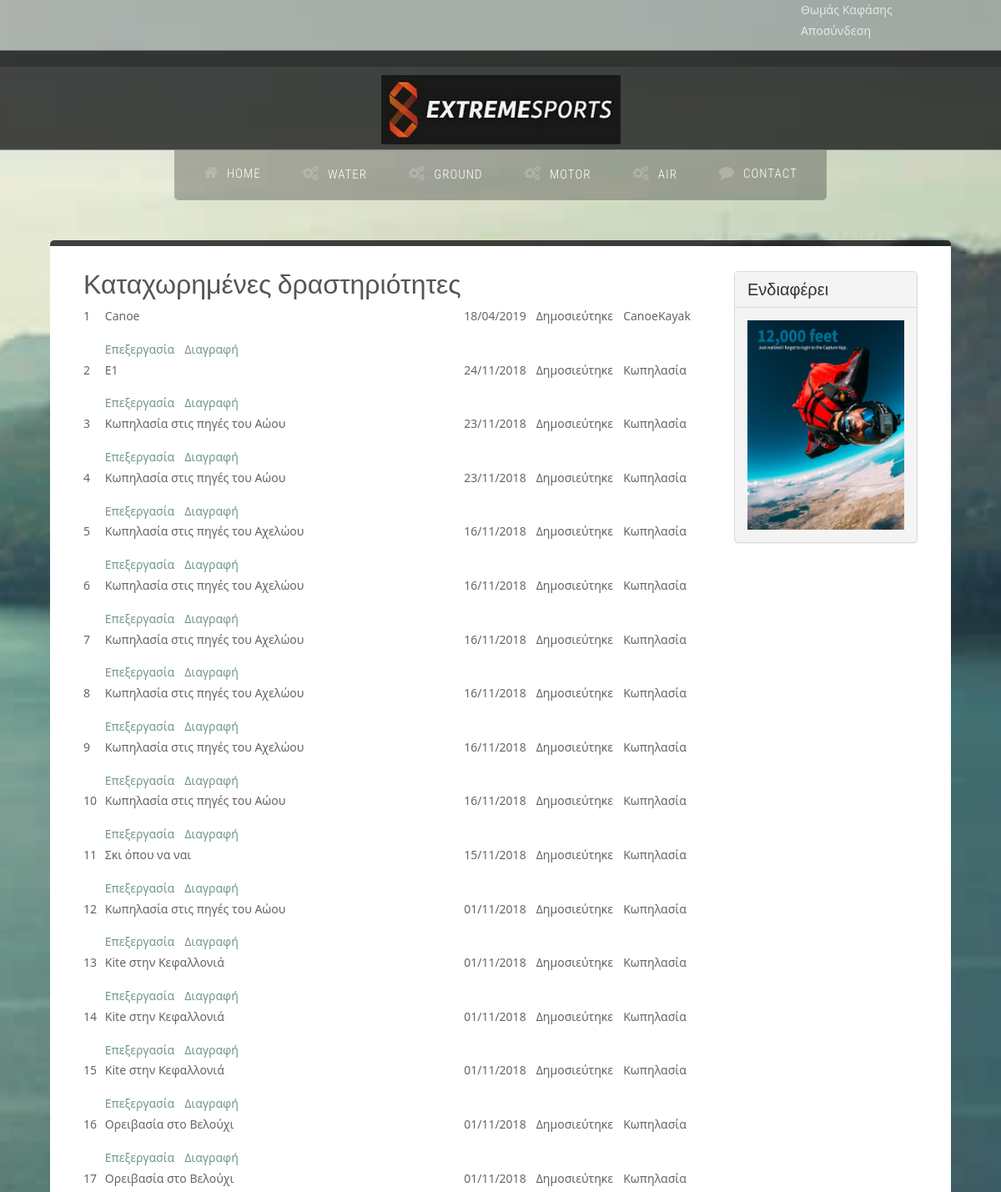
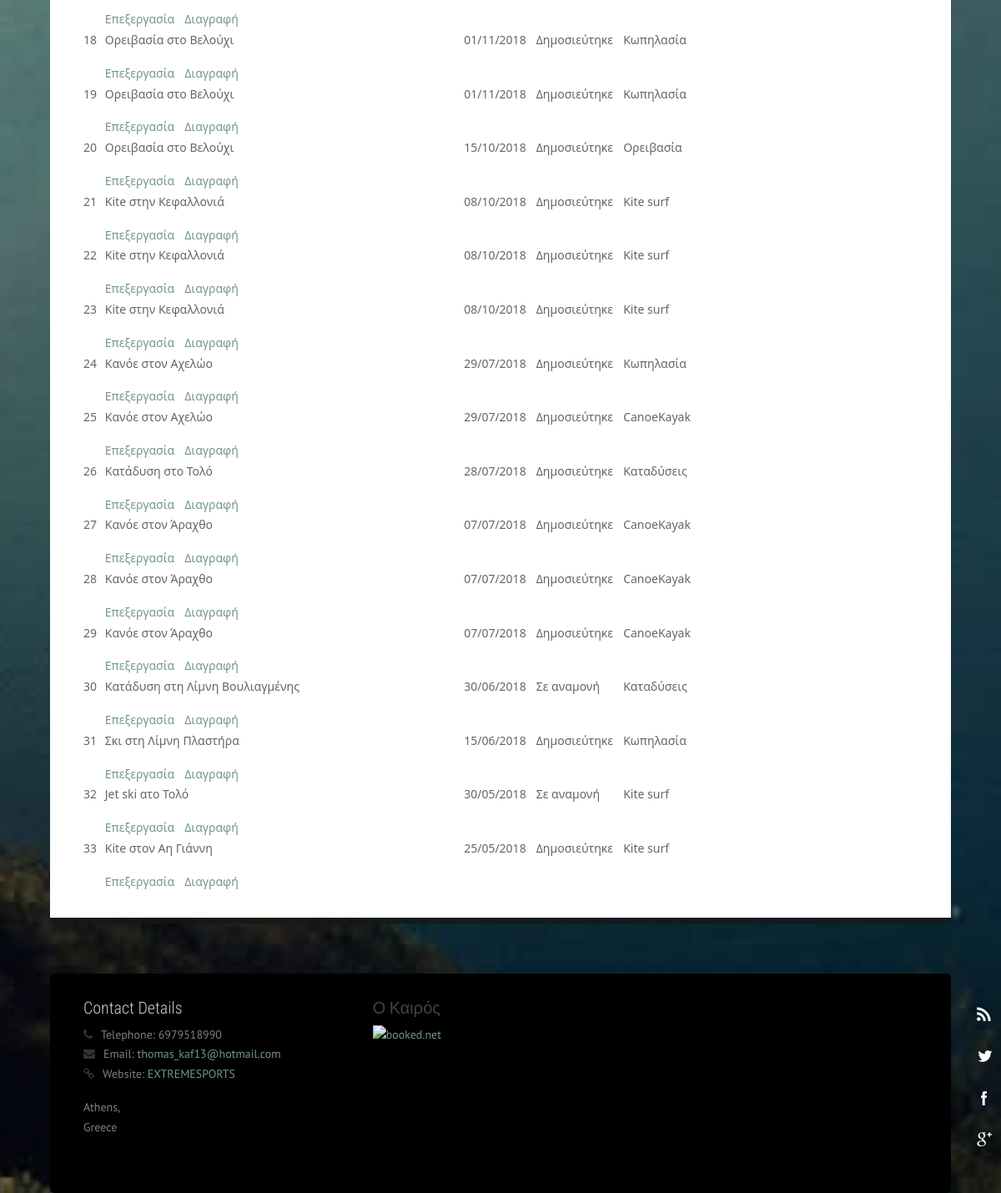
The app's page /eventlist.php (signed in) with its own data (2 pictures, top to bottom).
### tables this page shows
CREATE TABLE `categories` (
  `cat_id` int(11) NOT NULL,
  `cat_name` varchar(25) NOT NULL,
  `cat_sorter` varchar(3) DEFAULT NULL
);

CREATE TABLE `events` (
  `ev_id` int(11) NOT NULL,
  `ev_name` varchar(800) NOT NULL,
  `ev_description` varchar(3000) NOT NULL,
  `ev_startdate` date NOT NULL,
  `ev_enddate` date NOT NULL,
  `ev_place` varchar(60) NOT NULL,
  `ev_published` tinyint(2) NOT NULL,
  `ev_lat` decimal(25,22) NOT NULL,
  `ev_lon` decimal(25,22) NOT NULL,
  `ev_cost` decimal(5,3) DEFAULT NULL,
  `ev_sorter` varchar(3) NOT NULL,
  `ev_subcat` int(2) DEFAULT NULL
);

CREATE TABLE `ads` (
  `ad_id` int(11) NOT NULL,
  `ad_caption` varchar(255) DEFAULT NULL,
  `ad_image` varchar(45) DEFAULT NULL,
  `ad_featured` tinyint(4) DEFAULT '0'
);

### eventlist.php (the view, shortened to what this page needs)
<?php
	include 'includes/functions.php';
?>
<!DOCTYPE html>
<html lang="en">
    <head>
        <link rel="stylesheet" href="assets/css/bootstrap.css" rel="stylesheet">
        <link rel="stylesheet" href="assets/css/animate.css" rel="stylesheet">
        <link rel="stylesheet" href="assets/css/font-awesome.css" rel="stylesheet">
        <link rel="stylesheet" href="assets/css/nexus.css" rel="stylesheet">
        <link rel="stylesheet" href="assets/css/responsive.css" rel="stylesheet">
        <link rel="stylesheet" href="assets/css/custom.css" rel="stylesheet">
    </head>
    <body>
        <div id="body-bg">
			<?php
				require_once ('loggedinfo.php');
			?>
            <ul class="social-icons pull-right hidden-xs">
                <li class="social-rss">
                    <a href="#" target="_blank" title="RSS"></a>
                </li>
                <li class="social-twitter">
                    <a href="https://twitter.com/?lang=en" target="_blank" title="Twitter"></a>
                </li>
                <li class="social-facebook">
                    <a href="https://www.facebook.com/" target="_blank" title="Facebook"></a>
                </li>
                <li class="social-googleplus">
                    <a href="#" target="_blank" title="GooglePlus"></a>
                </li>
            </ul>
            <div id="pre-header" class="container" style="height: 60px">
            </div>
            <div id="header">
                <div class="container">
                    <div class="row">
                        <div class="logo">
                            <a href="index.php" title="">
                                <img src="assets/img/Extreme-Sports.jpg" alt="Logo" />
                            </a>
                        </div>
                    </div>
                </div>
            </div>
            <div id="hornav" class="container no-padding">
                <div class="row">
                    <div class="col-md-12 no-padding">
                        <div class="text-center visible-lg">
                            <ul id="hornavmenu" class="nav navbar-nav">
                                <li>
                                    <a href="index.php" class="fa-home">Home</a>
                                </li>
								<?php
									require_once ('headmenu.php');
								?>
                                <li>
                                    <a href="contact.php" class="fa-comment">Contact</a>
                                </li>
                            </ul>
                        </div>
                    </div>
                </div>
            </div>
            <div id="post_header" class="container" style="height: 40px">
            </div>
            <div id="content-top-border" class="container">
            </div>
            <div id="content">
                <div class="container background-white">
                    <div class="row margin-vert-30">
                        <div class="col-md-9">
                            <div class="headline">
                                <h2>Καταχωρημένες δραστηριότητες</h2>
                            </div>
							<?php
								$conn = Connect();
								$strSQL = " select 		events.ev_id, events.ev_name, events.ev_startdate,
														events.ev_published, pub_status.ps_name, sub_categories.scat_name
											from 		events
														inner join sub_categories on events.ev_subcat = sub_categories.scat_id
														inner join pub_status on events.ev_published = pub_status.ps_id
											order by 	events.ev_startdate desc";
								$result = mysqli_query($conn, $strSQL);
								if ($result)
								{
									echo "<table id=\"InfoTable\">";
									while ($row = mysqli_fetch_array($result,MYSQLI_ASSOC))
									{
										echo "<tr>";
										$ev_id = $row['ev_id'];
										echo "    <td id=\"DataArea\" style=\"width: 3%;\">";
										echo "    </td>";
										echo "    <td id=\"DataArea\" style=\"width: 50%; vertical-align: bottom;\">";
										echo "<a href=\"editevent.php?id=$ev_id\" class=\"CommandText\">Επεξεργασία</a>";
										echo "<a href=\"deleteevent.php?id=$ev_id\" class=\"CommandText\">Διαγραφή</a>";
										echo "    </td>";
										echo "    <td id=\"DataArea\" style=\"width: 10%;\">";
										echo "    </td>";
										echo "    <td id=\"DataArea\" style=\"width: 10%;\">";
										echo "    </td>";
										echo "    <td id=\"DataArea\" style=\"width: 10%\">";
										echo "    </td>";
										echo "</tr>";
									}
									echo "</table>";
								}
							?>
                        </div>
                        <div class="col-md-3">
                            <div class="panel panel-default">
                                <div class="panel-heading">
                                    <h3 class="panel-title">Ενδιαφέρει</h3>
                                </div>
                                <div class="panel-body">
								<?php
									require_once ('ads.php');
								?>
                                </div>
                            </div>
                        </div>
                    </div>
                </div>
            </div>
			<?php
				include 'xtremefooter.php';
			?>
    </body>
</html>

### headmenu.php (shortened to what this page needs)
<?php
	$conn = Connect();
	$strSQL = " SELECT cat_id, cat_name
				FROM categories
				ORDER BY cat_sorter";
	$result = mysqli_query($conn, $strSQL);
	if ($result)
	{
		while ($row = mysqli_fetch_array($result,MYSQLI_ASSOC))
		{
			$Cat_Name = $row['cat_name'];
			echo "<li>";
			echo "<span class=\"fa-gears\">$Cat_Name</span>";
			echo "</li>";
		}
	}
?>

### Includes/functions.php (shortened to what this page needs)
<?php
function echoX ($strOut, $strCondition)
{
	if (strlen($strCondition)>0)
		echo $strOut;
}
?>

### ads.php (shortened to what this page needs)
<?php
	$conn = Connect();
	$strSQL = " SELECT ad_id, ad_caption, ad_image
				FROM ads
				WHERE ad_featured=1";
	$result = mysqli_query($conn, $strSQL);
	if ($result)
	{
		while ($row = mysqli_fetch_array($result,MYSQLI_ASSOC))
		{
			echo "<img src=\"images/".$row['ad_image']."\" />";
		}
	}
?>

### assets/css/custom.css (style rules this page uses)
#DataArea { vertical-align: top; }
.DataCaption { font-family: "Segoe UI"; }
.CommandText { font-family: "Segoe UI"; size: 1em; margin-right: 12px; margin-top: 0; margin-bottom: 14px; }

### records on screen
categories: cat_name "WATER"
categories: cat_name "GROUND"
categories: cat_name "MOTOR"
categories: cat_name "AIR"
events: strOut "1 Canoe 18/04/2019 Δημοσιεύτηκε CanoeKayak"
events: strOut "2 E1 24/11/2018 Δημοσιεύτηκε Κωπηλασία"
events: strOut "3 Κωπηλασία στις πηγές του Αώου 23/11/2018 Δημοσιεύτηκε Κωπηλασία"
events: strOut "4 Κωπηλασία στις πηγές του Αώου 23/11/2018 Δημοσιεύτηκε Κωπηλασία"
events: strOut "5 Κωπηλασία στις πηγές του Αχελώου 16/11/2018 Δημοσιεύτηκε Κωπηλασία"
events: strOut "6 Κωπηλασία στις πηγές του Αχελώου 16/11/2018 Δημοσιεύτηκε Κωπηλασία"
events: strOut "7 Κωπηλασία στις πηγές του Αχελώου 16/11/2018 Δημοσιεύτηκε Κωπηλασία"
events: strOut "8 Κωπηλασία στις πηγές του Αχελώου 16/11/2018 Δημοσιεύτηκε Κωπηλασία"
events: strOut "9 Κωπηλασία στις πηγές του Αχελώου 16/11/2018 Δημοσιεύτηκε Κωπηλασία"
events: strOut "10 Κωπηλασία στις πηγές του Αώου 16/11/2018 Δημοσιεύτηκε Κωπηλασία"
events: strOut "11 Σκι όπου να ναι 15/11/2018 Δημοσιεύτηκε Κωπηλασία"
events: strOut "12 Κωπηλασία στις πηγές του Αώου 01/11/2018 Δημοσιεύτηκε Κωπηλασία"
events: strOut "13 Kite στην Κεφαλλονιά 01/11/2018 Δημοσιεύτηκε Κωπηλασία"
events: strOut "14 Kite στην Κεφαλλονιά 01/11/2018 Δημοσιεύτηκε Κωπηλασία"
events: strOut "15 Kite στην Κεφαλλονιά 01/11/2018 Δημοσιεύτηκε Κωπηλασία"
events: strOut "16 Ορειβασία στο Βελούχι 01/11/2018 Δημοσιεύτηκε Κωπηλασία"
events: strOut "17 Ορειβασία στο Βελούχι 01/11/2018 Δημοσιεύτηκε Κωπηλασία"
events: strOut "18 Ορειβασία στο Βελούχι 01/11/2018 Δημοσιεύτηκε Κωπηλασία"
events: strOut "19 Ορειβασία στο Βελούχι 01/11/2018 Δημοσιεύτηκε Κωπηλασία"
events: strOut "20 Ορειβασία στο Βελούχι 15/10/2018 Δημοσιεύτηκε Ορειβασία"
events: strOut "21 Kite στην Κεφαλλονιά 08/10/2018 Δημοσιεύτηκε Kite surf"
events: strOut "22 Kite στην Κεφαλλονιά 08/10/2018 Δημοσιεύτηκε Kite surf"
events: strOut "23 Kite στην Κεφαλλονιά 08/10/2018 Δημοσιεύτηκε Kite surf"
events: strOut "24 Κανόε στον Αχελώο 29/07/2018 Δημοσιεύτηκε Κωπηλασία"
events: strOut "25 Κανόε στον Αχελώο 29/07/2018 Δημοσιεύτηκε CanoeKayak"
events: strOut "26 Κατάδυση στο Τολό 28/07/2018 Δημοσιεύτηκε Καταδύσεις"
events: strOut "27 Κανόε στον Άραχθο 07/07/2018 Δημοσιεύτηκε CanoeKayak"
events: strOut "28 Κανόε στον Άραχθο 07/07/2018 Δημοσιεύτηκε CanoeKayak"
events: strOut "29 Κανόε στον Άραχθο 07/07/2018 Δημοσιεύτηκε CanoeKayak"
events: strOut "30 Κατάδυση στη Λίμνη Βουλιαγμένης 30/06/2018 Σε αναμονή Καταδύσεις"
events: strOut "31 Σκι στη Λίμνη Πλαστήρα 15/06/2018 Δημοσιεύτηκε Κωπηλασία"
events: strOut "32 Jet ski ατο Τολό 30/05/2018 Σε αναμονή Kite surf"
events: strOut "33 Kite στον Αη Γιάννη 25/05/2018 Δημοσιεύτηκε Kite surf"
ads: ad_image (picture)

### other values on screen
GetLoggedUserData() "Θωμάς Καφάσης"
